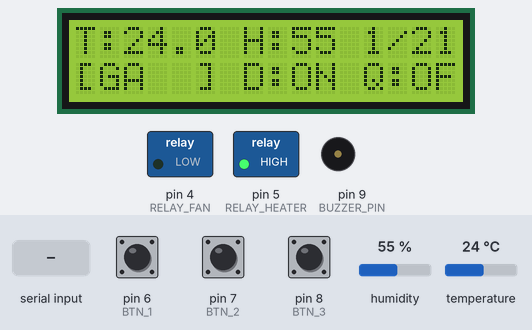
A program run on a simulated Arduino Uno, built with avr-gcc and run on an emulated ATmega328P. Shown: 16×2 character LCD, switched loads named in the program (green lamp = pin HIGH), buzzer (waves = sounding, pin HIGH). The test bench sets the inputs (shaded band); at power-on: temperature 24 °C, pin 8 (BTN_3) HIGH, pin 6 (BTN_1) HIGH, pin 7 (BTN_2) HIGH, humidity 55 %. The local clock reads 2024-03-15 10:24:30 at power-on unless the program sets it; what the program prints to the serial monitor is not drawn.

Above: at 2.6 s.
2.7 s: temperature set to 41 °C
At 4.2 s:
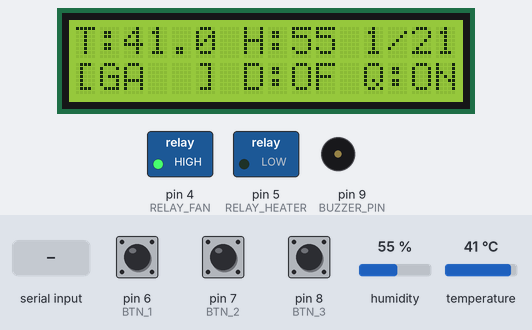
5.7 s: "CMD:RUN:\n" received over the second serial link
At 7.2 s:
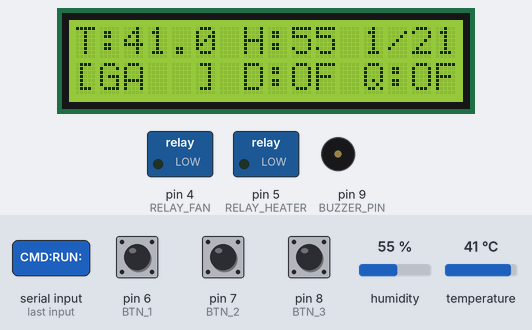
7.5 s: pin 8 (BTN_3) pulled LOW for 0.15 s
At 8.8 s:
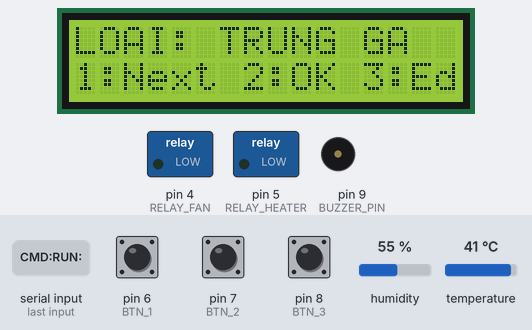
9.2 s: pin 6 (BTN_1) pulled LOW for 1 s
At 9.33 s:
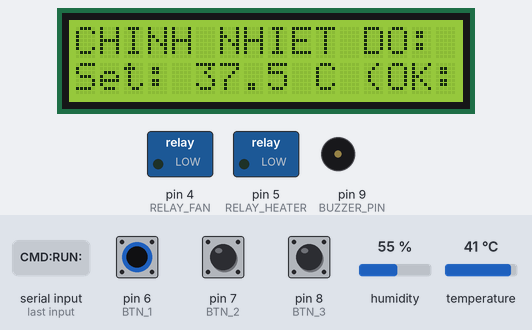
11.7 s: pin 8 (BTN_3) pulled LOW for 3.2 s
At 16.1 s:
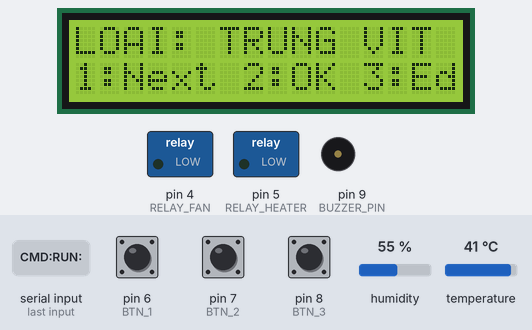
16.4 s: pin 7 (BTN_2) pulled LOW for 1 s
At 18.6 s:
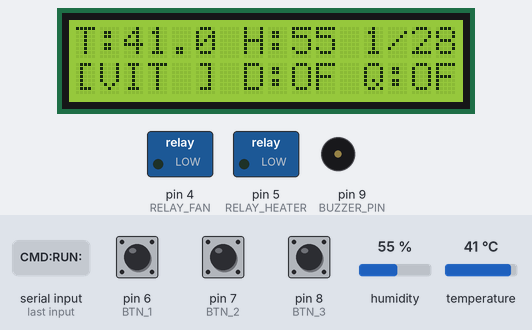
Timing chart, 0 to 19.9 s (numbered marks = the images above; inputs shaded):
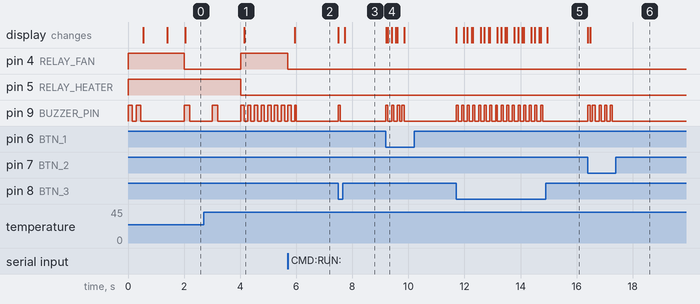

Measured:
- after the input at 2.7 s, pin 4 (RELAY_FAN): LOW → HIGH after 1.3 s; pin 5 (RELAY_HEATER): HIGH → LOW after 1.3 s; the display: changes after 1.4 s (image 1)
- after the input at 5.7 s, pin 4 (RELAY_FAN): HIGH → LOW at once; the display: changes after 0.24 s (image 2)
- after the input at 7.5 s, pin 9 (BUZZER_PIN): LOW → HIGH at once, → LOW 0.07 s later; the display: first changes at once (image 3 shows a later state)
- after the input at 9.2 s, pin 9 (BUZZER_PIN): alternates HIGH for 0.08 s and LOW for 0.13 s, 8 changes in all, then stays LOW, starting at once; the display: first changes at once (image 4 shows a later state)
- after the input at 11.7 s, pin 9 (BUZZER_PIN): alternates HIGH for 0.07 s and LOW for 0.13 s, 32 changes in all, then stays LOW, starting at once; the display: first changes at once (image 5 shows a later state)
- after the input at 16.4 s, pin 9 (BUZZER_PIN): alternates HIGH for 0.07 s and LOW for 0.13 s, 10 changes in all, then stays LOW, starting at once; the display: first changes at once (image 6 shows a later state)

The program:

main.cpp
```cpp
#include <Arduino.h>
#include <Wire.h>
#include <LiquidCrystal_I2C.h>
#include <DHT.h>
#include <RtcDS1302.h>
#include <SoftwareSerial.h>

// ================= CẤU HÌNH CHÂN PHẦN CỨNG =================
#define DHTPIN 2
#define DHTTYPE DHT11

#define RELAY_FAN 4          // Relay Quạt: D4
#define RELAY_HEATER 5       // Relay Đèn sưởi: D5

// Mức kích relay
#define RELAY_ON  HIGH
#define RELAY_OFF LOW

#define BTN_1 6              // Nút 1 (D6): EDIT (Mode 1) / OK (Mode 2)
#define BTN_2 7              // Nút 2 (D7): CHỌN (Mode 1) / UP (Mode 2)
#define BTN_3 8              // Nút 3 (D8): MENU (Mode 0) / NEXT (Mode 1) / DOWN (Mode 2)
#define BUZZER_PIN 9
#define BUZZER_ON  HIGH
#define BUZZER_OFF LOW

#define RTC_CLK 10
#define RTC_RST 11
#define RTC_DAT 12

#define ESP_RX_PIN A0
#define ESP_TX_PIN A1

// ================= KHỞI TẠO ĐỐI TƯỢNG =================
DHT dht(DHTPIN, DHTTYPE);
LiquidCrystal_I2C lcd(0x27, 16, 2);

ThreeWire myWire(RTC_DAT, RTC_CLK, RTC_RST);
RtcDS1302<ThreeWire> Rtc(myWire);

SoftwareSerial espSerial(ESP_RX_PIN, ESP_TX_PIN);

// ================= CẤU TRÚC HỒ SƠ ẤP TRỨNG =================
struct EggProfile {
  char ten[12];
  char maTen[5];
  float nhietAp;
  int doAmAp;
  float nhietNo;
  int doAmNo;
  int tongNgay;
  int ngayBatDauNo;
};

const EggProfile PROFILES_MAC_DINH[7] = {
  {"TRUNG GA",   "GA",  37.5, 60, 37.0, 70, 21, 19},
  {"TRUNG VIT",  "VIT", 37.8, 65, 37.1, 75, 28, 25},
  {"CHIM CUT",   "CUT", 37.5, 55, 37.0, 65, 17, 15},
  {"BO CAU",     "CAU", 38.0, 58, 37.3, 68, 18, 16},
  {"NGONG",      "NGON",37.7, 68, 37.0, 80, 30, 27},
  {"CHIM TRI",   "TRI", 37.6, 60, 37.0, 70, 24, 21},
  {"CHE DO TEST","TEST",27.0, 60, 28.0, 65, 3, 2}
};

// ================= BIẾN HỆ THỐNG =================
int currentProfileIndex = 0;
int selectedProfileIndex = 0;
EggProfile currentProfile;

float targetTemp = 37.5;
int targetHumi = 60;
int tongNgayAp = 21;
int ngayHienTai = 1;

// Biến chỉnh sửa Mode 2
float editTemp = 37.5;
int editHumi = 60;
int editStep = 0;

int currentMode = 0;

float nhietDo = 0.0;
float doAm = 0.0;
bool trangThaiDen = true;
bool trangThaiQuat = true;

unsigned long timerDHT = 0;
unsigned long timerLCD = 0;
unsigned long timerGuiESP = 0;

unsigned long lastPress1 = 0;
unsigned long lastPress2 = 0;
unsigned long lastPress3 = 0;
const unsigned long debounceTime = 200;

// ================= QUẢN LÝ CÒI BÁO HIỆU THÔNG MINH =================
enum BuzzerMode {
  BUZZ_OFF = 0,
  BUZZ_CONFIRM_1,     // 1 tiếng bíp ngắn 70ms
  BUZZ_CONFIRM_2,     // 2 tiếng bíp dứt khoát
  BUZZ_OVERHEAT,      // Quá nhiệt nguy hiểm (Bíp dồn dập)
  BUZZ_UNDERHEAT,     // Quá lạnh (5 nhịp, nghỉ 30s)
  BUZZ_HUMI_ALERT     // Cảnh báo ẩm
};

BuzzerMode currentBuzzerMode = BUZZ_OFF;
unsigned long buzzerTimer = 0;
int buzzerStep = 0;

// Biến điều khiển Bíp phản hồi thao tác ưu tiên
volatile unsigned long beepActionEndTime = 0;

unsigned long timerRTC = 0;
uint8_t lastRtcDay = 0;

bool mayDangChay = true;
bool manualOverride = false;

// Khai báo prototype
void xuLyNutBam();
void capNhatLCD();
void dieuKhienThietBi();
void capNhatGiaiDoanAp();
void guiDuLieuESP();
void docLenhTuESP();
void xuLyCoi();
void kichHoatBipNgan();
void kichHoatBipDoi();
void kiemTraCanhBaoMoiTruong();
void kiemTraTangNgayRTC();

void setBuzzerMode(BuzzerMode mode) {
  if (currentBuzzerMode == mode) return;
  currentBuzzerMode = mode;
  buzzerTimer = millis();
  buzzerStep = 0;
}

// 1 bíp ngắn (70ms) khi bấm nút / thao tác thủ công
void kichHoatBipNgan() {
  beepActionEndTime = millis() + 70;
  digitalWrite(BUZZER_PIN, BUZZER_ON);
}

// 2 bíp dứt khoát khi chọn hồ sơ / lưu cài đặt thành công
void kichHoatBipDoi() {
  currentBuzzerMode = BUZZ_CONFIRM_2;
  buzzerTimer = millis();
  buzzerStep = 0;
}

void kiemTraCanhBaoMoiTruong() {
  if (!mayDangChay) {
    setBuzzerMode(BUZZ_OFF);
    return;
  }

  // 1. Quá nhiệt nguy hiểm: T >= 38.3°C hoặc vượt quá targetTemp 0.8°C
  if (nhietDo >= 38.3 || (targetTemp > 0 && nhietDo >= (targetTemp + 0.8))) {
    setBuzzerMode(BUZZ_OVERHEAT);
  }
  // 2. Quá lạnh (thấp hơn targetTemp 1.5°C)
  else if (targetTemp > 0 && nhietDo > 0 && nhietDo <= (targetTemp - 1.5)) {
    setBuzzerMode(BUZZ_UNDERHEAT);
  }
  // 3. Cảnh báo độ ẩm
  else if ((ngayHienTai >= currentProfile.ngayBatDauNo && doAm > 0 && doAm < 45) || doAm > 88) {
    setBuzzerMode(BUZZ_HUMI_ALERT);
  }
  else {
    setBuzzerMode(BUZZ_OFF);
  }
}

void xuLyCoi() {
  unsigned long now = millis();

  // ƯU TIÊN 1: Âm phản hồi khi bấm nút (không bị chặn bởi bất kỳ cảnh báo nào)
  if (now < beepActionEndTime) {
    digitalWrite(BUZZER_PIN, BUZZER_ON);
    return;
  }

  // ƯU TIÊN 2: Xử lý các chế độ còi cảnh báo môi trường & xác nhận
  switch (currentBuzzerMode) {
    case BUZZ_OFF:
      digitalWrite(BUZZER_PIN, BUZZER_OFF);
      break;

    case BUZZ_CONFIRM_2: {
      // 2 bíp dứt khoát: 80ms ON, 80ms OFF, 80ms ON
      unsigned long elapsed = now - buzzerTimer;
      if (elapsed < 80) {
        digitalWrite(BUZZER_PIN, BUZZER_ON);
      } else if (elapsed < 160) {
        digitalWrite(BUZZER_PIN, BUZZER_OFF);
      } else if (elapsed < 240) {
        digitalWrite(BUZZER_PIN, BUZZER_ON);
      } else {
        digitalWrite(BUZZER_PIN, BUZZER_OFF);
        currentBuzzerMode = BUZZ_OFF;
      }
      break;
    }

    case BUZZ_OVERHEAT: {
      // Dồn dập xả nhiệt: Bíp 120ms ON, 120ms OFF
      unsigned long cycle = (now - buzzerTimer) % 240;
      digitalWrite(BUZZER_PIN, (cycle < 120) ? BUZZER_ON : BUZZER_OFF);
      break;
    }

    case BUZZ_UNDERHEAT: {
      // Báo quá lạnh: 5 tiếng bíp (mỗi tiếng 200ms ON, 800ms OFF), sau đó nghỉ 30s
      unsigned long elapsed = now - buzzerTimer;
      if (buzzerStep < 5) {
        if (elapsed < 200) {
          digitalWrite(BUZZER_PIN, BUZZER_ON);
        } else if (elapsed < 1000) {
          digitalWrite(BUZZER_PIN, BUZZER_OFF);
        } else {
          buzzerStep++;
          buzzerTimer = now;
        }
      } else {
        digitalWrite(BUZZER_PIN, BUZZER_OFF);
        if (elapsed >= 30000UL) {
          buzzerStep = 0;
          buzzerTimer = now;
        }
      }
      break;
    }

    case BUZZ_HUMI_ALERT: {
      // Cảnh báo ẩm: Nhịp đôi 100ms ON, 100ms OFF, 100ms ON, 2000ms OFF
      unsigned long cycle = (now - buzzerTimer) % 2300;
      if (cycle < 100 || (cycle >= 200 && cycle < 300)) {
        digitalWrite(BUZZER_PIN, BUZZER_ON);
      } else {
        digitalWrite(BUZZER_PIN, BUZZER_OFF);
      }
      break;
    }
  }
}

void kiemTraTangNgayRTC() {
  if (Rtc.IsDateTimeValid()) {
    RtcDateTime now = Rtc.GetDateTime();
    if (lastRtcDay == 0) {
      lastRtcDay = now.Day();
    } else if (now.Day() != lastRtcDay) {
      lastRtcDay = now.Day();
      if (mayDangChay && ngayHienTai < tongNgayAp) {
        ngayHienTai++;
        capNhatGiaiDoanAp();
        Serial.print(F("[RTC] Chuyen sang ngay ap moi: "));
        Serial.println(ngayHienTai);
      }
    }
  }
}

void setup() {
  Serial.begin(9600);
  espSerial.begin(38400); // Tăng tốc độ từ 9600 -> 38400 Baud
  espSerial.setTimeout(50);

  Serial.println(F("\n=== HE THONG MAY AP TRUNG KHOI DONG ==="));

  pinMode(RELAY_HEATER, OUTPUT);
  pinMode(RELAY_FAN, OUTPUT);
  digitalWrite(RELAY_HEATER, RELAY_ON);
  digitalWrite(RELAY_FAN, RELAY_ON);
  pinMode(BUZZER_PIN, OUTPUT);
  digitalWrite(BUZZER_PIN, BUZZER_OFF);

  // Test âm thanh còi 2 tiếng bíp rõ ràng lúc khởi động
  digitalWrite(BUZZER_PIN, BUZZER_ON);
  delay(150);
  digitalWrite(BUZZER_PIN, BUZZER_OFF);
  delay(150);
  digitalWrite(BUZZER_PIN, BUZZER_ON);
  delay(150);
  digitalWrite(BUZZER_PIN, BUZZER_OFF);

  pinMode(BTN_1, INPUT_PULLUP);
  pinMode(BTN_2, INPUT_PULLUP);
  pinMode(BTN_3, INPUT_PULLUP);

  dht.begin();

  lcd.init();
  lcd.backlight();
  lcd.setCursor(0, 0);
  lcd.print("MAY AP TRUNG");
  lcd.setCursor(0, 1);
  lcd.print("DANG KHOI DONG..");
  delay(800);
  lcd.clear();

  float t = dht.readTemperature();
  float h = dht.readHumidity();
  if (!isnan(t) && !isnan(h)) {
    nhietDo = t;
    doAm = h;
  }

  Rtc.Begin();
  if (Rtc.GetIsWriteProtected()) Rtc.SetIsWriteProtected(false);
  if (!Rtc.GetIsRunning()) Rtc.SetIsRunning(true);

  if (!Rtc.IsDateTimeValid()) {
    Rtc.SetDateTime(RtcDateTime(__DATE__, __TIME__));
  }

  currentProfile = PROFILES_MAC_DINH[currentProfileIndex];
  capNhatGiaiDoanAp();
  capNhatLCD();
}

void loop() {
  // 0. Đọc lệnh từ ESP
  docLenhTuESP();

  // 1. Quét nút bấm liên tục
  xuLyNutBam();

  // 2. Xử lý âm thanh còi theo nhịp non-blocking
  xuLyCoi();

  // 3. Đọc cảm biến mỗi 2 giây
  if (millis() - timerDHT >= 2000) {
    timerDHT = millis();
    float t = dht.readTemperature();
    float h = dht.readHumidity();
    if (!isnan(t) && !isnan(h)) {
      nhietDo = t;
      doAm = h;
    }
    dieuKhienThietBi();
    kiemTraCanhBaoMoiTruong();
  }

  // 4. Kiểm tra RTC mỗi 5 giây
  if (millis() - timerRTC >= 5000) {
    timerRTC = millis();
    kiemTraTangNgayRTC();
  }

  // 5. Cập nhật LCD mỗi 300ms
  if (millis() - timerLCD >= 300) {
    timerLCD = millis();
    capNhatLCD();
  }

  // 6. Gửi dữ liệu sang ESP8266 mỗi 1 giây
  if (millis() - timerGuiESP >= 1000) {
    timerGuiESP = millis();
    guiDuLieuESP();
  }
}

void docLenhTuESP() {
  static String cmdBuffer = "";

  while (espSerial.available()) {
    char c = (char)espSerial.read();

    if (c == '\n') {
      cmdBuffer.trim();

      if (cmdBuffer.length() > 0) {
        Serial.print(F("[UNO NHAN LENH ESP]: "));
        Serial.println(cmdBuffer);

        if (cmdBuffer.startsWith("CMD:HEATER:")) {
          int val = cmdBuffer.substring(11).toInt();
          manualOverride = true;
          trangThaiDen = (val == 1);
          digitalWrite(RELAY_HEATER, trangThaiDen ? RELAY_ON : RELAY_OFF);
          kichHoatBipNgan();
        }
        else if (cmdBuffer.startsWith("CMD:FAN:")) {
          int val = cmdBuffer.substring(8).toInt();
          manualOverride = true;
          trangThaiQuat = (val == 1);
          digitalWrite(RELAY_FAN, trangThaiQuat ? RELAY_ON : RELAY_OFF);
          kichHoatBipNgan();
        }
        else if (cmdBuffer.startsWith("CMD:RUN:")) {
          int val = cmdBuffer.substring(8).toInt();
          mayDangChay = (val == 1);
          manualOverride = false;
          if (!mayDangChay) {
            digitalWrite(RELAY_HEATER, RELAY_OFF);
            digitalWrite(RELAY_FAN, RELAY_OFF);
            trangThaiDen = false;
            trangThaiQuat = false;
          }
          kichHoatBipNgan();
        }
        else if (cmdBuffer.startsWith("CMD:PROFILE:")) {
          int pIdx = cmdBuffer.substring(12).toInt();
          if (pIdx >= 0 && pIdx < 7) {
            currentProfileIndex = pIdx;
            selectedProfileIndex = pIdx;
            currentProfile = PROFILES_MAC_DINH[pIdx];
            manualOverride = false;
            capNhatGiaiDoanAp();
            Serial.print(F("[UNO] Chon ho so thanh cong: "));
            Serial.println(PROFILES_MAC_DINH[pIdx].ten);
            kichHoatBipDoi();
          }
        }
        else if (cmdBuffer.startsWith("CMD:DAY:")) {
          int d = cmdBuffer.substring(8).toInt();
          if (d >= 1 && d <= tongNgayAp) {
            ngayHienTai = d;
            capNhatGiaiDoanAp();
            Serial.print(F("[UNO] Chinh ngay ap thanh: "));
            Serial.println(ngayHienTai);
            kichHoatBipDoi();
          }
        }
        else if (cmdBuffer.startsWith("CMD:SET:")) {
          String params = cmdBuffer.substring(8);
          int p1 = params.indexOf(',');
          int p2 = params.indexOf(',', p1 + 1);
          int p3 = params.indexOf(',', p2 + 1);
          int p4 = params.indexOf(',', p3 + 1);
          int p5 = params.indexOf(',', p4 + 1);

          if (p1 > 0 && p2 > 0 && p3 > 0 && p4 > 0 && p5 > 0) {
            currentProfile.nhietAp = params.substring(0, p1).toFloat();
            currentProfile.doAmAp = params.substring(p1 + 1, p2).toInt();
            currentProfile.nhietNo = params.substring(p2 + 1, p3).toFloat();
            currentProfile.doAmNo = params.substring(p3 + 1, p4).toInt();
            currentProfile.tongNgay = params.substring(p4 + 1, p5).toInt();
            currentProfile.ngayBatDauNo = params.substring(p5 + 1).toInt();

            manualOverride = false;
            capNhatGiaiDoanAp();
            kichHoatBipDoi();
          }
          else {
            kichHoatBipNgan();
          }
        }
      }
      cmdBuffer = "";
    }
    else if (c != '\r') {
      cmdBuffer += c;
      if (cmdBuffer.length() > 60) cmdBuffer = "";
    }
  }
}

void capNhatGiaiDoanAp() {
  tongNgayAp = currentProfile.tongNgay;

  if (ngayHienTai >= currentProfile.ngayBatDauNo) {
    targetTemp = currentProfile.nhietNo;
    targetHumi = currentProfile.doAmNo;
  } else {
    targetTemp = currentProfile.nhietAp;
    targetHumi = currentProfile.doAmAp;
  }
}

void dieuKhienThietBi() {
  if (!mayDangChay) return;

  if (nhietDo <= 0) {
    trangThaiDen = false;
    digitalWrite(RELAY_HEATER, RELAY_OFF);
    manualOverride = false;
    return;
  }

  if (nhietDo >= 38.3 || (targetTemp > 0 && nhietDo >= (targetTemp + 0.8))) {
    trangThaiDen = false;
    trangThaiQuat = true;
    digitalWrite(RELAY_HEATER, RELAY_OFF);
    digitalWrite(RELAY_FAN, RELAY_ON);
    manualOverride = false;
    return;
  }

  if (manualOverride) return;

  static unsigned long timerQuatNghi = 0;
  static bool dangDaoKhi = false;
  static unsigned long timerDaoKhi = 0;

  if (nhietDo > 0) {
    if (nhietDo < (targetTemp - 0.2)) {
      trangThaiDen = true;
      digitalWrite(RELAY_HEATER, RELAY_ON);
    }
    else if (nhietDo >= targetTemp) {
      trangThaiDen = false;
      digitalWrite(RELAY_HEATER, RELAY_OFF);
    }

    if (nhietDo >= (targetTemp + 0.4) || (targetHumi > 0 && doAm > (targetHumi + 5))) {
      trangThaiQuat = true;
      dangDaoKhi = false;
      timerQuatNghi = millis();
      digitalWrite(RELAY_FAN, RELAY_ON);
    }
    else if (nhietDo <= targetTemp && (targetHumi == 0 || doAm <= targetHumi)) {
      if (dangDaoKhi) {
        if (millis() - timerDaoKhi >= 20000UL) {
          dangDaoKhi = false;
          trangThaiQuat = false;
          timerQuatNghi = millis();
          digitalWrite(RELAY_FAN, RELAY_OFF);
        }
      } else {
        if (timerQuatNghi == 0) timerQuatNghi = millis();
        if (millis() - timerQuatNghi >= 900000UL && nhietDo >= 36.0) {
          dangDaoKhi = true;
          timerDaoKhi = millis();
          trangThaiQuat = true;
          digitalWrite(RELAY_FAN, RELAY_ON);
        } else {
          trangThaiQuat = false;
          digitalWrite(RELAY_FAN, RELAY_OFF);
        }
      }
    }
  }
}

void xuLyNutBam() {
  // --- NÚT 3 (D8) ---
  if (digitalRead(BTN_3) == LOW && (millis() - lastPress3 > debounceTime)) {
    lastPress3 = millis();
    kichHoatBipNgan();

    if (currentMode == 0) {
      currentMode = 1;
      selectedProfileIndex = currentProfileIndex;
      lcd.clear();
    }
    else if (currentMode == 1) {
      selectedProfileIndex = (selectedProfileIndex + 1) % 7;
      lcd.clear();
    }
    else if (currentMode == 2) {
      if (editStep == 0) {
        editTemp -= 0.1;
        if (editTemp < 30.0) editTemp = 30.0;
      } else {
        editHumi -= 1;
        if (editHumi < 30) editHumi = 30;
      }
    }
  }

  // --- NÚT 1 (D6) ---
  if (digitalRead(BTN_1) == LOW && (millis() - lastPress1 > debounceTime)) {
    lastPress1 = millis();

    if (currentMode == 1) {
      kichHoatBipNgan();
      currentMode = 2;
      editStep = 0;
      editTemp = PROFILES_MAC_DINH[selectedProfileIndex].nhietAp;
      editHumi = PROFILES_MAC_DINH[selectedProfileIndex].doAmAp;
      lcd.clear();
    }
    else if (currentMode == 2) {
      if (editStep == 0) {
        kichHoatBipNgan();
        editStep = 1;
        lcd.clear();
      } else {
        targetTemp = editTemp;
        targetHumi = editHumi;
        if (ngayHienTai >= currentProfile.ngayBatDauNo) {
            currentProfile.nhietNo = editTemp;
            currentProfile.doAmNo = editHumi;
        } else {
            currentProfile.nhietAp = editTemp;
            currentProfile.doAmAp = editHumi;
        }
        currentMode = 0;
        lcd.clear();
        kichHoatBipDoi(); // Lưu thành công -> 2 Bíp
      }
    }
  }

  // --- NÚT 2 (D7) ---
  if (digitalRead(BTN_2) == LOW && (millis() - lastPress2 > debounceTime)) {
    lastPress2 = millis();

    if (currentMode == 1) {
      currentProfileIndex = selectedProfileIndex;
      currentProfile = PROFILES_MAC_DINH[currentProfileIndex];
      capNhatGiaiDoanAp();
      currentMode = 0;
      lcd.clear();
      kichHoatBipDoi(); // Chọn hồ sơ thành công -> 2 Bíp
    }
    else if (currentMode == 2) {
      kichHoatBipNgan();
      if (editStep == 0) {
        editTemp += 0.1;
        if (editTemp > 45.0) editTemp = 45.0;
      } else {
        editHumi += 1;
        if (editHumi > 99) editHumi = 99;
      }
    } else {
      kichHoatBipNgan();
    }
  }
}

void capNhatLCD() {
  if (currentMode == 0) {
    lcd.setCursor(0, 0);
    lcd.print("T:");
    lcd.print(nhietDo, 1);
    lcd.print(" H:");
    lcd.print((int)doAm);
    lcd.print(" ");
    lcd.print(ngayHienTai);
    lcd.print("/");
    lcd.print(tongNgayAp);
    lcd.print("   ");

    lcd.setCursor(0, 1);
    char buf2[17];
    snprintf(buf2, sizeof(buf2), "[%-4s] D:%-2s Q:%-2s",
             PROFILES_MAC_DINH[currentProfileIndex].maTen,
             trangThaiDen ? "ON" : "OF",
             trangThaiQuat ? "ON" : "OF");
    lcd.print(buf2);
  }
  else if (currentMode == 1) {
    lcd.setCursor(0, 0);
    lcd.print("LOAI: ");
    lcd.print(PROFILES_MAC_DINH[selectedProfileIndex].ten);
    lcd.print("    ");

    lcd.setCursor(0, 1);
    lcd.print("1:Next 2:OK 3:Edit");
  }
  else if (currentMode == 2) {
    if (editStep == 0) {
      lcd.setCursor(0, 0);
      lcd.print("CHINH NHIET DO:");
      lcd.setCursor(0, 1);
      lcd.print("Set: ");
      lcd.print(editTemp, 1);
      lcd.print(" C (OK:1)");
    } else {
      lcd.setCursor(0, 0);
      lcd.print("CHINH DO AM:");
      lcd.setCursor(0, 1);
      lcd.print("Set: ");
      lcd.print(editHumi);
      lcd.print(" % (OK:1) ");
    }
  }
}

void guiDuLieuESP() {
  int stage = (ngayHienTai >= currentProfile.ngayBatDauNo) ? 1 : 0;
  String packet = "T:" + String(nhietDo, 1) +
                  ",H:" + String((int)doAm) +
                  ",Day:" + String(ngayHienTai) +
                  ",L:" + String(trangThaiDen ? 1 : 0) +
                  ",F:" + String(trangThaiQuat ? 1 : 0) +
                  ",P:" + String(currentProfileIndex) +
                  ",S:" + String(stage) +
                  ",TT:" + String(targetTemp, 1) +
                  ",TH:" + String(targetHumi);
  espSerial.println(packet);
}
```
